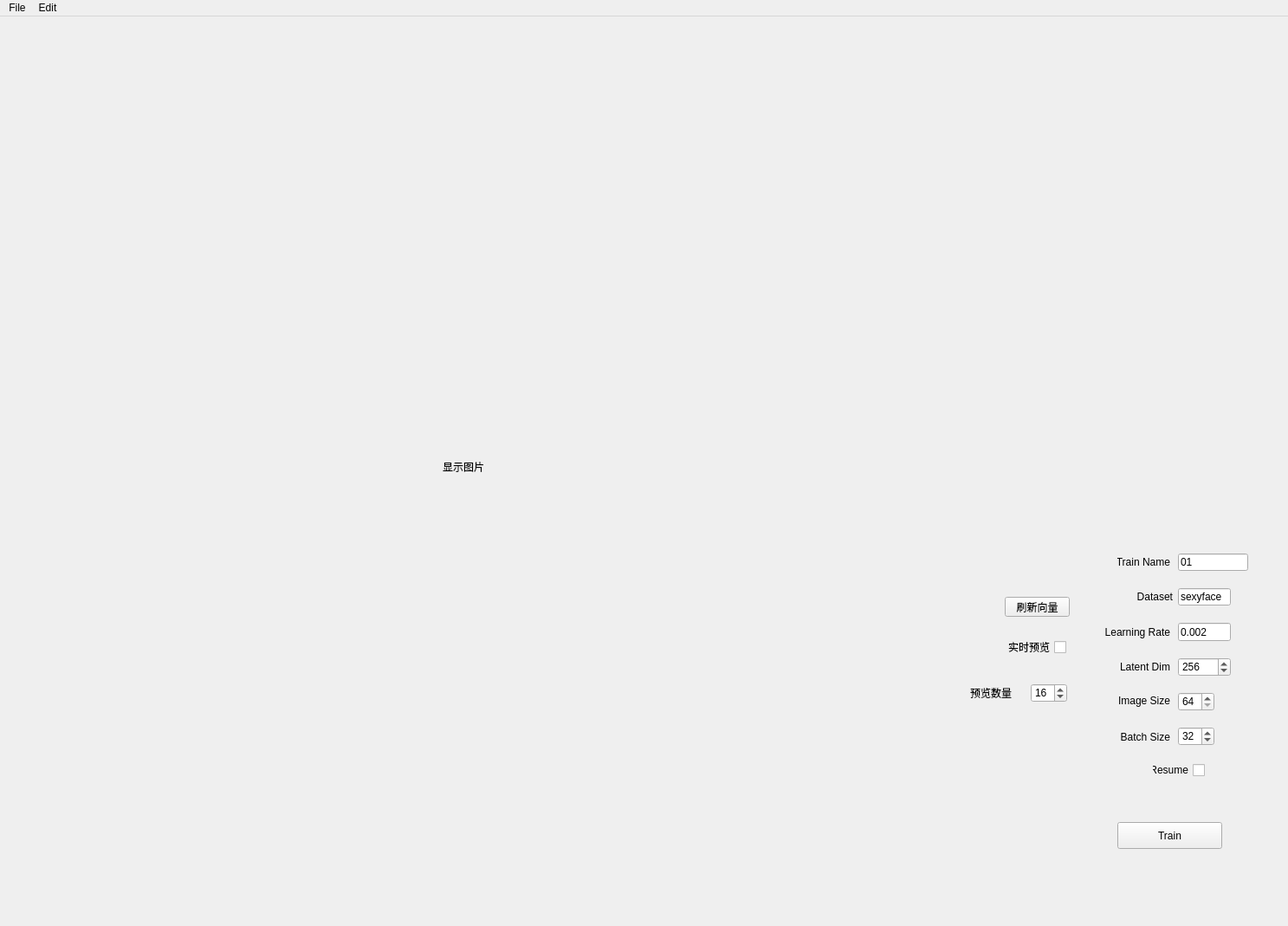
<?xml version="1.0" encoding="UTF-8"?>
<ui version="4.0">
 <class>MainWindow</class>
 <widget class="QMainWindow" name="MainWindow">
  <property name="geometry">
   <rect>
    <x>0</x>
    <y>0</y>
    <width>1487</width>
    <height>1069</height>
   </rect>
  </property>
  <property name="windowTitle">
   <string>MainWindow</string>
  </property>
  <widget class="QWidget" name="centralwidget">
   <widget class="QPushButton" name="pushButton">
    <property name="geometry">
     <rect>
      <x>1290</x>
      <y>930</y>
      <width>121</width>
      <height>31</height>
     </rect>
    </property>
    <property name="text">
     <string>Train</string>
    </property>
   </widget>
   <widget class="QWidget" name="gridLayoutWidget">
    <property name="geometry">
     <rect>
      <x>10</x>
      <y>10</y>
      <width>1051</width>
      <height>1021</height>
     </rect>
    </property>
    <layout class="QGridLayout" name="gridLayout">
     <item row="0" column="0">
      <widget class="QLabel" name="imgLabel">
       <property name="sizePolicy">
        <sizepolicy hsizetype="Fixed" vsizetype="Fixed">
         <horstretch>0</horstretch>
         <verstretch>0</verstretch>
        </sizepolicy>
       </property>
       <property name="text">
        <string>显示图片</string>
       </property>
       <property name="alignment">
        <set>Qt::AlignCenter</set>
       </property>
      </widget>
     </item>
    </layout>
   </widget>
   <widget class="QLabel" name="label">
    <property name="geometry">
     <rect>
      <x>1270</x>
      <y>822</y>
      <width>81</width>
      <height>20</height>
     </rect>
    </property>
    <property name="layoutDirection">
     <enum>Qt::LeftToRight</enum>
    </property>
    <property name="text">
     <string>Batch Size</string>
    </property>
    <property name="alignment">
     <set>Qt::AlignRight|Qt::AlignTrailing|Qt::AlignVCenter</set>
    </property>
   </widget>
   <widget class="QCheckBox" name="previewCheck">
    <property name="enabled">
     <bool>true</bool>
    </property>
    <property name="geometry">
     <rect>
      <x>1160</x>
      <y>720</y>
      <width>71</width>
      <height>16</height>
     </rect>
    </property>
    <property name="layoutDirection">
     <enum>Qt::RightToLeft</enum>
    </property>
    <property name="text">
     <string>实时预览</string>
    </property>
    <property name="tristate">
     <bool>false</bool>
    </property>
   </widget>
   <widget class="QPushButton" name="refreshButton">
    <property name="geometry">
     <rect>
      <x>1160</x>
      <y>670</y>
      <width>75</width>
      <height>23</height>
     </rect>
    </property>
    <property name="text">
     <string>刷新向量</string>
    </property>
   </widget>
   <widget class="QCheckBox" name="resumeCheck">
    <property name="geometry">
     <rect>
      <x>1330</x>
      <y>860</y>
      <width>61</width>
      <height>20</height>
     </rect>
    </property>
    <property name="layoutDirection">
     <enum>Qt::RightToLeft</enum>
    </property>
    <property name="text">
     <string>Resume</string>
    </property>
   </widget>
   <widget class="QSpinBox" name="sbBatchSize">
    <property name="geometry">
     <rect>
      <x>1360</x>
      <y>820</y>
      <width>42</width>
      <height>22</height>
     </rect>
    </property>
    <property name="minimum">
     <number>1</number>
    </property>
    <property name="maximum">
     <number>512</number>
    </property>
    <property name="singleStep">
     <number>1</number>
    </property>
    <property name="value">
     <number>32</number>
    </property>
   </widget>
   <widget class="QSpinBox" name="sbPreview">
    <property name="geometry">
     <rect>
      <x>1190</x>
      <y>770</y>
      <width>42</width>
      <height>22</height>
     </rect>
    </property>
    <property name="minimum">
     <number>4</number>
    </property>
    <property name="maximum">
     <number>64</number>
    </property>
    <property name="singleStep">
     <number>1</number>
    </property>
    <property name="value">
     <number>16</number>
    </property>
   </widget>
   <widget class="QLabel" name="label_2">
    <property name="geometry">
     <rect>
      <x>1120</x>
      <y>770</y>
      <width>61</width>
      <height>21</height>
     </rect>
    </property>
    <property name="text">
     <string>预览数量</string>
    </property>
   </widget>
   <widget class="QSpinBox" name="sbImageSize">
    <property name="geometry">
     <rect>
      <x>1360</x>
      <y>780</y>
      <width>42</width>
      <height>22</height>
     </rect>
    </property>
    <property name="minimum">
     <number>64</number>
    </property>
    <property name="maximum">
     <number>512</number>
    </property>
    <property name="singleStep">
     <number>64</number>
    </property>
   </widget>
   <widget class="QLabel" name="label_3">
    <property name="geometry">
     <rect>
      <x>1260</x>
      <y>780</y>
      <width>91</width>
      <height>20</height>
     </rect>
    </property>
    <property name="layoutDirection">
     <enum>Qt::LeftToRight</enum>
    </property>
    <property name="text">
     <string>Image Size</string>
    </property>
    <property name="alignment">
     <set>Qt::AlignRight|Qt::AlignTrailing|Qt::AlignVCenter</set>
    </property>
   </widget>
   <widget class="QLabel" name="label_4">
    <property name="geometry">
     <rect>
      <x>1270</x>
      <y>740</y>
      <width>81</width>
      <height>21</height>
     </rect>
    </property>
    <property name="layoutDirection">
     <enum>Qt::LeftToRight</enum>
    </property>
    <property name="text">
     <string>Latent Dim</string>
    </property>
    <property name="alignment">
     <set>Qt::AlignRight|Qt::AlignTrailing|Qt::AlignVCenter</set>
    </property>
   </widget>
   <widget class="QSpinBox" name="sbLatentDim">
    <property name="geometry">
     <rect>
      <x>1360</x>
      <y>740</y>
      <width>61</width>
      <height>22</height>
     </rect>
    </property>
    <property name="minimum">
     <number>8</number>
    </property>
    <property name="maximum">
     <number>512</number>
    </property>
    <property name="singleStep">
     <number>1</number>
    </property>
    <property name="value">
     <number>256</number>
    </property>
    <property name="displayIntegerBase">
     <number>10</number>
    </property>
   </widget>
   <widget class="QLabel" name="label_5">
    <property name="geometry">
     <rect>
      <x>1260</x>
      <y>700</y>
      <width>91</width>
      <height>21</height>
     </rect>
    </property>
    <property name="layoutDirection">
     <enum>Qt::LeftToRight</enum>
    </property>
    <property name="text">
     <string>Learning Rate</string>
    </property>
    <property name="alignment">
     <set>Qt::AlignRight|Qt::AlignTrailing|Qt::AlignVCenter</set>
    </property>
   </widget>
   <widget class="QLineEdit" name="sbLearningRate">
    <property name="geometry">
     <rect>
      <x>1360</x>
      <y>700</y>
      <width>61</width>
      <height>21</height>
     </rect>
    </property>
    <property name="text">
     <string>0.002</string>
    </property>
   </widget>
   <widget class="QLineEdit" name="sbTrainName">
    <property name="geometry">
     <rect>
      <x>1360</x>
      <y>620</y>
      <width>81</width>
      <height>20</height>
     </rect>
    </property>
    <property name="text">
     <string>01</string>
    </property>
   </widget>
   <widget class="QLabel" name="label_6">
    <property name="geometry">
     <rect>
      <x>1290</x>
      <y>620</y>
      <width>61</width>
      <height>20</height>
     </rect>
    </property>
    <property name="text">
     <string>Train Name</string>
    </property>
    <property name="alignment">
     <set>Qt::AlignRight|Qt::AlignTrailing|Qt::AlignVCenter</set>
    </property>
   </widget>
   <widget class="QLabel" name="label_7">
    <property name="geometry">
     <rect>
      <x>1300</x>
      <y>664</y>
      <width>54</width>
      <height>12</height>
     </rect>
    </property>
    <property name="text">
     <string>Dataset</string>
    </property>
    <property name="alignment">
     <set>Qt::AlignRight|Qt::AlignTrailing|Qt::AlignVCenter</set>
    </property>
   </widget>
   <widget class="QLineEdit" name="sbDataset">
    <property name="geometry">
     <rect>
      <x>1360</x>
      <y>660</y>
      <width>61</width>
      <height>20</height>
     </rect>
    </property>
    <property name="text">
     <string>sexyface</string>
    </property>
   </widget>
  </widget>
  <widget class="QMenuBar" name="menubar">
   <property name="geometry">
    <rect>
     <x>0</x>
     <y>0</y>
     <width>1487</width>
     <height>23</height>
    </rect>
   </property>
   <widget class="QMenu" name="menuOpen">
    <property name="title">
     <string>File</string>
    </property>
    <addaction name="actionOpen"/>
   </widget>
   <widget class="QMenu" name="menuEdit">
    <property name="title">
     <string>Edit</string>
    </property>
    <addaction name="actionMaskface"/>
    <addaction name="actionRectface"/>
    <addaction name="actionThinface"/>
   </widget>
   <addaction name="menuOpen"/>
   <addaction name="menuEdit"/>
  </widget>
  <action name="actionOpen">
   <property name="text">
    <string>Open</string>
   </property>
  </action>
  <action name="actionMaskface">
   <property name="text">
    <string>Maskface</string>
   </property>
  </action>
  <action name="actionRectface">
   <property name="text">
    <string>Rectface</string>
   </property>
  </action>
  <action name="actionThinface">
   <property name="text">
    <string>Thinface</string>
   </property>
  </action>
 </widget>
 <resources/>
 <connections/>
</ui>
